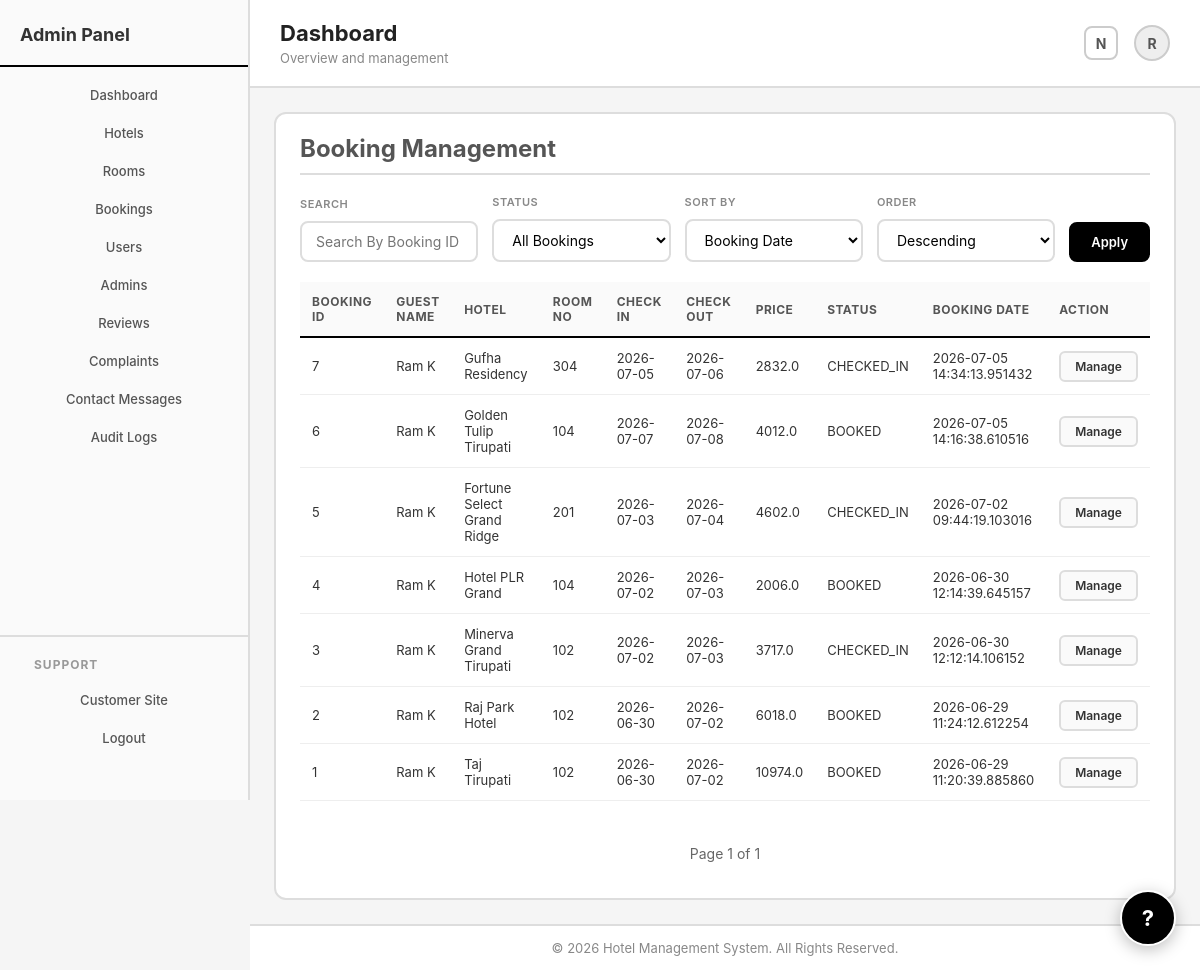
Screenshot of /admin/bookings (signed in) with the database file from the repository.
### hotel/models.py (models this page shows, shortened)
class User(db.Model,UserMixin):
    user_id=db.Column(db.Integer,primary_key=True,)
    username=db.Column(db.String(50),unique=True,index=True,nullable=False)
    password=db.Column(db.String(70),nullable=False)
    email=db.Column(db.String(50),unique=True,index=True,nullable=False)
    role=db.Column(db.String(15),index=True,nullable=False,default="customer")
    account_status=db.Column(db.String(20),index=True,nullable=False,default="ACTIVE")
    created_date_time=db.Column(db.DateTime,index=True,nullable=False,default=datetime.utcnow)
    deleted_at=db.Column(db.DateTime,index=True,nullable=True,default=None)
    customer_details=db.relationship("Customer_Details",backref="user",uselist=False)
    booking_records=db.relationship("Booking",backref="user")
    guests=db.relationship("Guest",backref="user")
    reviews=db.relationship("Review",backref="user")
    complaints=db.relationship("Complaint",backref="user")
    audit_logs=db.relationship("AuditLog",backref="user")
    created_rooms=db.relationship("Room",foreign_keys="Room.created_by",backref="admin_creator")
    updated_rooms=db.relationship("Room",foreign_keys="Room.updated_by",backref="admin_updater")

class Booking(db.Model):
    booking_id=db.Column(db.Integer,primary_key=True)
    user_id=db.Column(db.Integer,db.ForeignKey("user.user_id"),nullable=False)
    hotel_id=db.Column(db.Integer,db.ForeignKey("hotel.hotel_id"),nullable=False)
    check_in_date=db.Column(db.Date,nullable=False,index=True)
    check_out_date=db.Column(db.Date,nullable=False,index=True)
    number_of_people=db.Column(db.Integer,nullable=False)
    booking_status=db.Column(db.String(20),nullable=False,index=True)
    booking_date_time=db.Column(db.DateTime,nullable=False,index=True)
    price_at_booking = db.Column(db.Float,nullable=False)
    actual_check_in_datetime=db.Column(db.DateTime)
    actual_check_out_datetime=db.Column(db.DateTime)
    guests=db.relationship("Guest",backref="booking")
    room_id=db.Column(db.Integer,db.ForeignKey("room.room_id"),nullable=False)
    payments=db.relationship("Payment",backref="booking")
    reviews=db.relationship("Review",backref="booking")
    complaints=db.relationship("Complaint",backref="booking")

class Customer_Details(db.Model):
    user_id=db.Column(db.Integer,db.ForeignKey("user.user_id"),primary_key=True)
    customer_name=db.Column(db.String(50),nullable=False)
    gender=db.Column(db.String(10),nullable=False)
    date_of_birth=db.Column(db.Date,nullable=False)
    contact_number=db.Column(db.String(20),index=True)
    address=db.Column(db.String(70))

class Hotel(db.Model):
    hotel_id=db.Column(db.Integer,primary_key=True)
    hotel_name=db.Column(db.String(50),index=True,nullable=False)
    branch_name=db.Column(db.String(50),index=True,nullable=False)
    location=db.Column(db.String(100),index=True,nullable=False)
    number_of_floors=db.Column(db.Integer,nullable=False)
    contact_number=db.Column(db.String(20),nullable=False)
    email=db.Column(db.String(50),nullable=False)
    rooms=db.relationship("Room",backref="hotel")
    booking_records=db.relationship("Booking",backref="hotel")
    created_at=db.Column(db.DateTime,default=datetime.utcnow,nullable=False)
    created_by=db.Column(db.Integer,db.ForeignKey("user.user_id"),nullable=False,index=True)
    updated_at=db.Column(db.DateTime,default=datetime.utcnow,nullable=False)
    updated_by=db.Column(db.Integer,db.ForeignKey("user.user_id"),nullable=False,index=True)

class Room(db.Model):
    room_id=db.Column(db.Integer,primary_key=True)
    room_no=db.Column(db.Integer,nullable=False,index=True)
    hotel_id=db.Column(db.Integer,db.ForeignKey("hotel.hotel_id"),nullable=False,index=True)
    category=db.Column(db.String(20),index=True,nullable=False)
    capacity=db.Column(db.Integer,nullable=False)
    beds=db.Column(db.String(20),nullable=False)
    current_price=db.Column(db.Float,nullable=False,index=True)
    floor=db.Column(db.Integer,nullable=False)
    room_status=db.Column(db.String(30),nullable=False,index=True)
    booking_records=db.relationship("Booking",backref="room")
    created_at=db.Column(db.DateTime,default=datetime.utcnow,nullable=False)
    created_by=db.Column(db.Integer,db.ForeignKey("user.user_id"),nullable=False,index=True)
    updated_at=db.Column(db.DateTime,default=datetime.utcnow,nullable=False)
    updated_by=db.Column(db.Integer,db.ForeignKey("user.user_id"),nullable=False,index=True)
    __table_args__=(db.UniqueConstraint("hotel_id","room_no",name="uq_hotel_room"),)

### hotel/routes/admin_routes.py (the view, shortened to what this page needs)
@app.route("/admin/bookings")
@login_required
def manage_bookings():
    if current_user.role != "admin":
        flash("Access Denied", "danger")
        return redirect(url_for("home"))
    search = request.args.get("search", "").strip()
    status = request.args.get("booking_status", "ALL")
    page = request.args.get("page", 1, type=int)
    sort_by = request.args.get("sort_by", "booking_date_time")
    direction = request.args.get("direction", "desc")
    query = Booking.query
    if status != "ALL":
        query = query.filter(Booking.booking_status == status)
    if sort_by == "booking_date_time":
        field = Booking.booking_date_time
    elif sort_by == "check_in_date":
        field = Booking.check_in_date
    elif sort_by == "price_at_booking":
        field = Booking.price_at_booking
    else:
        field = Booking.booking_date_time
    if direction == "asc":
        query = query.order_by(field.asc())
    else:
        query = query.order_by(field.desc())
    bookings = query.paginate(page=page, per_page=10)
    return render_template(
        "admin/manage_bookings.html",
        bookings=bookings,
        selected_status=status,
        search=search,
        selected_sort=sort_by,
        selected_direction=direction
    )

### hotel/models.py (called while the page is built)
@login_manager.user_loader
def load_user(user_id):
    return User.query.get(int(user_id))

### hotel/templates/admin/manage_bookings.html (shortened to what this page needs)
{% extends "layouts/admin_layout.html" %}
{% block content %}
<div class="admin-page">
    <div class="admin-card">
        <h1 class="admin-heading">Booking Management</h1>
        <form method="GET">
            <div class="form-field">
                <label class="form-label" for="search">Search</label>
                <input class="form-input" type="text" id="search" name="search"
                    placeholder="Search By Booking ID or Customer/Guest Name" value="{{search}}">
            </div>
            <div class="form-field">
                <label class="form-label" for="booking_status">Status</label>
                <select class="form-input" id="booking_status" name="booking_status">
                    <option value="ALL" {% if selected_status=="ALL" %}selected{% endif %}>All Bookings</option>
                </select>
            </div>
            <div class="form-field">
                <label class="form-label" for="sort_by">Sort By</label>
                <select class="form-input" id="sort_by" name="sort_by">
                    <option value="booking_date_time" {% if selected_sort=="booking_date_time" %}selected{% endif %}>
                        Booking Date</option>
                </select>
            </div>
            <div class="form-field">
                <label class="form-label" for="direction">Order</label>
                <select class="form-input" id="direction" name="direction">
                    <option value="desc" {% if selected_direction=="desc" %}selected{% endif %}>Descending</option>
                </select>
            </div>
            <div class="form-actions">
                <input class="primary-button" type="submit" value="Apply">
            </div>
        </form>
        {% if bookings.items %}
        <table class="booking-table">
            <tr>
                <th>Booking ID</th>
                <th>Guest Name</th>
                <th>Hotel</th>
                <th>Room No</th>
                <th>Check In</th>
                <th>Check Out</th>
                <th>Price</th>
                <th>Status</th>
                <th>Booking Date</th>
                <th>Action</th>
            </tr>
            {% for booking in bookings.items %}
            <tr>
                <td>{{booking.booking_id}}</td>
                <td>
                    {% if booking.user %}
                    {{booking.user.customer_details.customer_name}}
                    {% elif booking.guests %}
                    {{booking.guests[0].guest_name}}
                    {% else %}
                    Guest
                    {% endif %}
                </td>
                <td>{{booking.hotel.hotel_name}}</td>
                <td>{{booking.room.room_no}}</td>
                <td>{{booking.check_in_date}}</td>
                <td>{{booking.check_out_date}}</td>
                <td>{{booking.price_at_booking}}</td>
                <td>{{booking.booking_status}}</td>
                <td>{{booking.booking_date_time}}</td>
                <td>
                    <a class="primary-button"
                        href="{{url_for('manage_booking',booking_id=booking.booking_id)}}">Manage</a>
                </td>
            </tr>
            {% endfor %}
        </table>
        <div class="pagination">
            <span>Page {{bookings.page}} of {{bookings.pages}}</span>
        </div>
        {% else %}
        <h2>No Bookings Found</h2>
        {% endif %}
    </div>
</div>
{% endblock %}

### hotel/templates/layouts/admin_layout.html (shortened to what this page needs)
<!DOCTYPE html>
<html lang="en">
<head>
    <link rel="stylesheet" href="{{url_for('static',filename='css/style.css')}}">
</head>
<body>
    <div class="admin-layout">
        <aside class="admin-sidebar">
            <h2>Admin Panel</h2>
            <nav>
                <ul>
                    <li><a href="{{url_for('admin_dashboard')}}">Dashboard</a></li>
                    <li><a href="{{url_for('manage_hotels')}}">Hotels</a></li>
                    <li><a href="{{url_for('manage_rooms')}}">Rooms</a></li>
                    <li><a href="{{url_for('manage_bookings')}}">Bookings</a></li>
                    <li><a href="{{url_for('manage_users')}}">Users</a></li>
                    <li><a href="{{url_for('manage_admins')}}">Admins</a></li>
                    <li><a href="{{url_for('manage_reviews')}}">Reviews</a></li>
                    <li><a href="{{url_for('manage_complaints')}}">Complaints</a></li>
                    <li><a href="{{url_for('manage_contact_messages')}}">Contact Messages</a></li>
                    <li><a href="{{url_for('manage_audit_logs')}}">Audit Logs</a></li>
                </ul>
            </nav>
            <div class="sidebar-bottom">
                <h3>Support</h3>
                <nav>
                    <ul>
                        <li><a href="{{url_for('home')}}">Customer Site</a></li>
                        <li><a href="{{url_for('logout')}}">Logout</a></li>
                    </ul>
                </nav>
            </div>
        </aside>
        <div class="admin-main">
            <header class="admin-header">
                <div class="admin-header-left">
                    <h1>{% block admin_title %}Dashboard{% endblock %}</h1>
                    <p>{% block admin_subtitle %}Overview and management{% endblock %}</p>
                </div>
                <div class="admin-header-right">
                    <span class="notification-icon" title="Notifications">N</span>
                    <div class="avatar">
                        {% if current_user.is_authenticated %}
                        {{current_user.username[0]|upper}}
                        {% else %}
                        A
                        {% endif %}
                    </div>
                </div>
            </header>
            <main class="admin-content">
                {% block content %}
                {% endblock %}
            </main>
            <footer class="admin-footer">
                <p>&copy; 2026 Hotel Management System. All Rights Reserved.</p>
            </footer>
        </div>
    </div>
    <a href="{{url_for('home')}}#contact" class="support-float-button" title="Contact Support">?</a>
</body>
</html>

### rows the page displays
User: username "R"
Booking: booking_id "7", user.customer_details.customer_name "Ram K", hotel.hotel_name "Gufha Residency", room.room_no "304", check_in_date "2026-07-05", check_out_date "2026-07-06", price_at_booking "2832.0", booking_status "CHECKED_IN", booking_date_time "2026-07-05 14:34:13.951432"
Booking: booking_id "6", user.customer_details.customer_name "Ram K", hotel.hotel_name "Golden Tulip Tirupati", room.room_no "104", check_in_date "2026-07-07", check_out_date "2026-07-08", price_at_booking "4012.0", booking_status "BOOKED", booking_date_time "2026-07-05 14:16:38.610516"
Booking: booking_id "5", user.customer_details.customer_name "Ram K", hotel.hotel_name "Fortune Select Grand Ridge", room.room_no "201", check_in_date "2026-07-03", check_out_date "2026-07-04", price_at_booking "4602.0", booking_status "CHECKED_IN", booking_date_time "2026-07-02 09:44:19.103016"
Booking: booking_id "4", user.customer_details.customer_name "Ram K", hotel.hotel_name "Hotel PLR Grand", room.room_no "104", check_in_date "2026-07-02", check_out_date "2026-07-03", price_at_booking "2006.0", booking_status "BOOKED", booking_date_time "2026-06-30 12:14:39.645157"
Booking: booking_id "3", user.customer_details.customer_name "Ram K", hotel.hotel_name "Minerva Grand Tirupati", room.room_no "102", check_in_date "2026-07-02", check_out_date "2026-07-03", price_at_booking "3717.0", booking_status "CHECKED_IN", booking_date_time "2026-06-30 12:12:14.106152"
Booking: booking_id "2", user.customer_details.customer_name "Ram K", hotel.hotel_name "Raj Park Hotel", room.room_no "102", check_in_date "2026-06-30", check_out_date "2026-07-02", price_at_booking "6018.0", booking_status "BOOKED", booking_date_time "2026-06-29 11:24:12.612254"
Booking: booking_id "1", user.customer_details.customer_name "Ram K", hotel.hotel_name "Taj Tirupati", room.room_no "102", check_in_date "2026-06-30", check_out_date "2026-07-02", price_at_booking "10974.0", booking_status "BOOKED", booking_date_time "2026-06-29 11:20:39.885860"

### other values shown
{{ bookings.page }} "1"
{{ bookings.pages }} "1"
